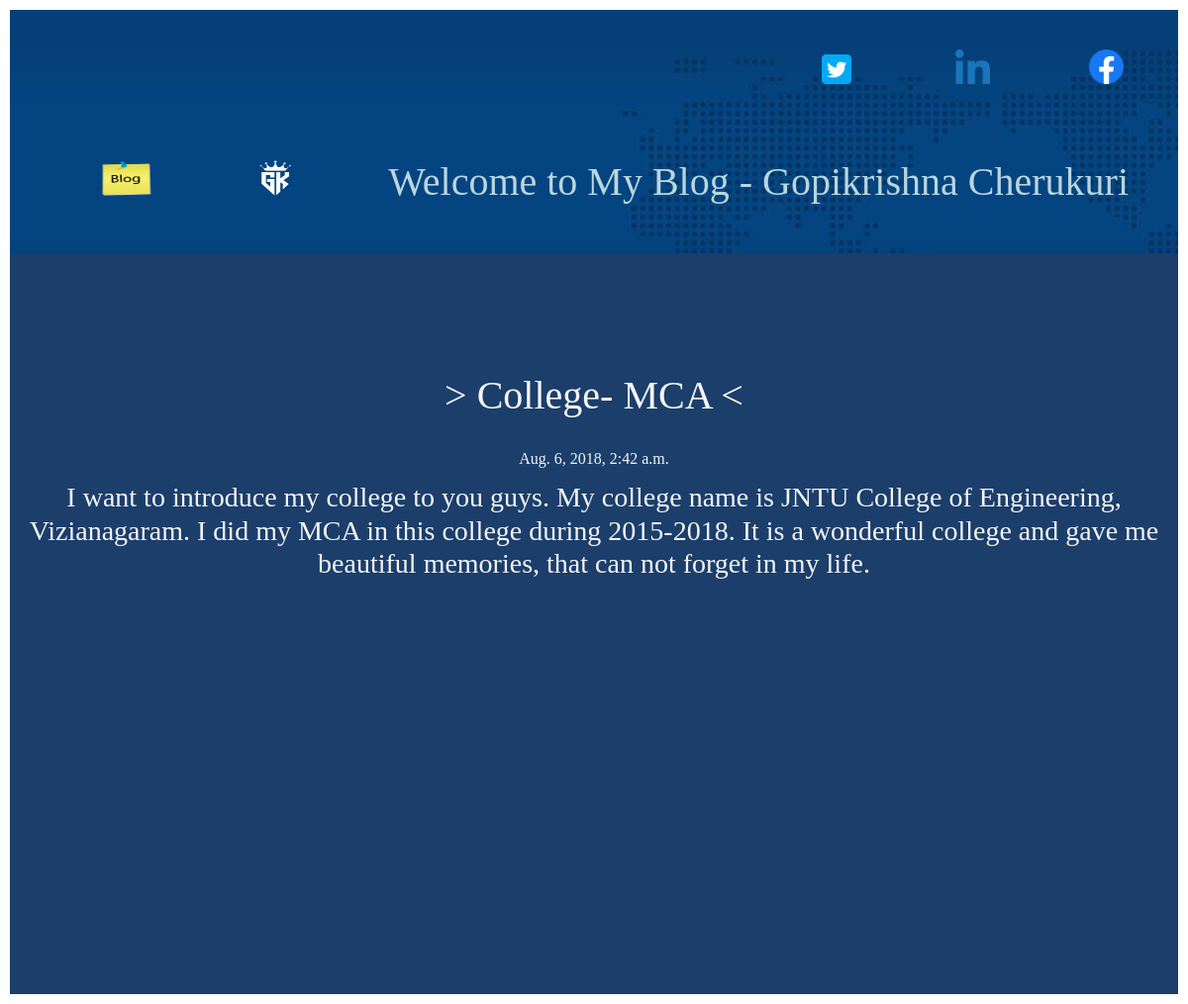
Page /blog/3/ on the committed database.
### Blog/models.py (models this page shows, shortened)
class Blog(models.Model):
    title = models.CharField(max_length=100)
    date = models.DateTimeField()
    description = models.TextField(max_length=1000)

### Blog/views.py (the view)
# urls.py: path('<int:blog_id>/', views.blog_details, name='blog_details'),
def blog_details(request, blog_id):
    blog=get_object_or_404(Blog, pk=blog_id)
    return render(request, 'Blog/blog_details.html', {'blog':blog})

### Blog/templates/Blog/blog_details.html (shortened to what this page needs)
{% include "Portfolio/head.html" %}
{% load static %}
<div class="details">
    <h1 style="padding:20px"> > {{ blog.title }} <</h1>
    {{ blog.date}}
    <div style="padding:5px">
    <h3>{{ blog.description }}</h3>
    </div>
</div>

### Blog/templates/Blog/blog_details.html (style rules this page uses)
.details { color: whitesmoke; text-align: center; background-color: rgb(27, 62, 107);; padding-bottom: 400px; padding-top: 100px; font-family: 'Agency FB'; }

### rows in the picture
Blog: title "College- MCA", date "Aug. 6, 2018, 2:42 a.m.", description "I want to introduce my college to you guys. My college name is JNTU College of Engineering, Vizianagaram. I did my MCA in this college during 2015-2018. It is a wonderful college and gave me beautiful memories, that can not forget in my life."
